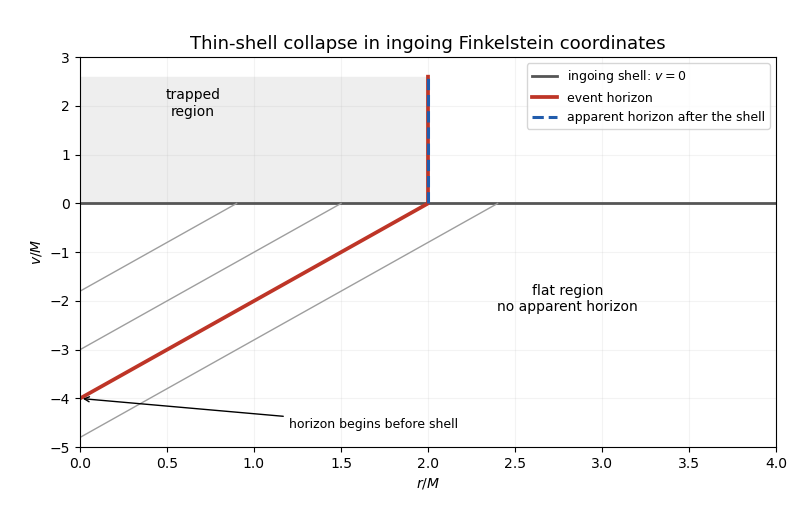

Write Python code to recreate this figure.
"""Original schematic for Paper 58. Python 3.14; root matplotlib/numpy dependencies.
Caller supplies MPLCONFIGDIR; output is this script's basename PNG in cwd only.
"""
from pathlib import Path
import os
if not os.environ.get("MPLCONFIGDIR"):
    raise RuntimeError("Set MPLCONFIGDIR to a caller-owned writable cache directory")
import matplotlib
matplotlib.use("Agg")
import matplotlib.pyplot as plt
from matplotlib.patches import Polygon
import numpy as np
plt.rcParams.update({"font.size": 10, "axes.titlesize": 13})
fig,ax=plt.subplots(figsize=(8,5.2),facecolor="white")
v=np.linspace(-4,2.6,400);r=np.where(v<0,2+v/2,2)
ax.fill_betweenx(np.linspace(0,2.6,100),0,2,color="#eeeeee")
ax.axhline(0,color="#555555",lw=2,label="ingoing shell: $v=0$")
ax.plot(r,v,color="#be3527",lw=2.7,label="event horizon")
ax.plot([2,2],[0,2.6],color="#215cac",ls="--",lw=2.2,label="apparent horizon after the shell")
for start in [-4.8,-3,-1.8]:
    vv=np.linspace(start,0,100);rr=(vv-start)/2
    ax.plot(rr,vv,color="#9e9e9e",lw=1)
ax.text(2.8,-2.2,"flat region\nno apparent horizon",ha="center")
ax.text(.65,1.8,"trapped\nregion",ha="center")
ax.annotate("horizon begins before shell",xy=(0,-4),xytext=(1.2,-4.6),arrowprops={"arrowstyle":"->"},fontsize=9)
ax.set_xlim(0,4);ax.set_ylim(-5,3)
ax.set_xlabel("$r/M$");ax.set_ylabel("$v/M$")
ax.set_title("Thin-shell collapse in ingoing Finkelstein coordinates")
ax.legend(loc="upper right",fontsize=9);ax.grid(alpha=.15)
fig.subplots_adjust(left=.10,right=.97,top=.89,bottom=.14)
fig.savefig(Path.cwd() / (Path(__file__).stem + ".png"), dpi=100, facecolor="white", transparent=False)
plt.close(fig)
